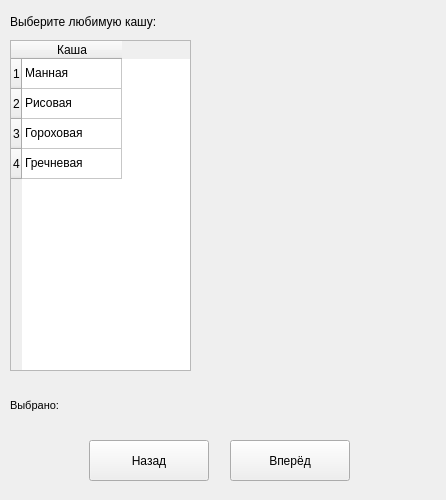
<?xml version="1.0" encoding="UTF-8"?>
<ui version="4.0">
 <class>MainWindow</class>
 <widget class="QMainWindow" name="MainWindow">
  <property name="geometry">
   <rect>
    <x>0</x>
    <y>0</y>
    <width>446</width>
    <height>500</height>
   </rect>
  </property>
  <property name="minimumSize">
   <size>
    <width>446</width>
    <height>500</height>
   </size>
  </property>
  <property name="maximumSize">
   <size>
    <width>446</width>
    <height>500</height>
   </size>
  </property>
  <property name="windowTitle">
   <string>MainWindow</string>
  </property>
  <widget class="QWidget" name="centralwidget">
   <widget class="QPushButton" name="btn_back">
    <property name="geometry">
     <rect>
      <x>89</x>
      <y>440</y>
      <width>120</width>
      <height>41</height>
     </rect>
    </property>
    <property name="font">
     <font>
      <family>Segoe UI</family>
     </font>
    </property>
    <property name="text">
     <string>Назад</string>
    </property>
   </widget>
   <widget class="QLabel" name="label_img">
    <property name="geometry">
     <rect>
      <x>210</x>
      <y>43</y>
      <width>201</width>
      <height>181</height>
     </rect>
    </property>
    <property name="text">
     <string/>
    </property>
   </widget>
   <widget class="QPushButton" name="btn_next">
    <property name="geometry">
     <rect>
      <x>230</x>
      <y>440</y>
      <width>120</width>
      <height>41</height>
     </rect>
    </property>
    <property name="font">
     <font>
      <family>Segoe UI</family>
     </font>
    </property>
    <property name="text">
     <string>Вперёд</string>
    </property>
   </widget>
   <widget class="QLabel" name="label_task">
    <property name="geometry">
     <rect>
      <x>10</x>
      <y>6</y>
      <width>331</width>
      <height>31</height>
     </rect>
    </property>
    <property name="font">
     <font>
      <family>Segoe UI</family>
      <pointsize>9</pointsize>
     </font>
    </property>
    <property name="text">
     <string>Выберите любимую кашу:</string>
    </property>
   </widget>
   <widget class="QLabel" name="label_selected">
    <property name="geometry">
     <rect>
      <x>10</x>
      <y>390</y>
      <width>321</width>
      <height>31</height>
     </rect>
    </property>
    <property name="font">
     <font>
      <family>Segoe UI</family>
      <pointsize>8</pointsize>
     </font>
    </property>
    <property name="text">
     <string>Выбрано:</string>
    </property>
   </widget>
   <widget class="QTableWidget" name="table_widget">
    <property name="geometry">
     <rect>
      <x>10</x>
      <y>40</y>
      <width>181</width>
      <height>331</height>
     </rect>
    </property>
    <property name="selectionMode">
     <enum>QAbstractItemView::SingleSelection</enum>
    </property>
    <property name="selectionBehavior">
     <enum>QAbstractItemView::SelectRows</enum>
    </property>
    <row>
     <property name="text">
      <string>1</string>
     </property>
    </row>
    <row>
     <property name="text">
      <string>2</string>
     </property>
    </row>
    <row>
     <property name="text">
      <string>3</string>
     </property>
    </row>
    <row>
     <property name="text">
      <string>4</string>
     </property>
    </row>
    <column>
     <property name="text">
      <string>Каша</string>
     </property>
    </column>
    <item row="0" column="0">
     <property name="text">
      <string>Манная</string>
     </property>
    </item>
    <item row="1" column="0">
     <property name="text">
      <string>Рисовая</string>
     </property>
    </item>
    <item row="2" column="0">
     <property name="text">
      <string>Гороховая</string>
     </property>
    </item>
    <item row="3" column="0">
     <property name="text">
      <string>Гречневая</string>
     </property>
    </item>
   </widget>
  </widget>
 </widget>
 <resources/>
 <connections/>
</ui>
